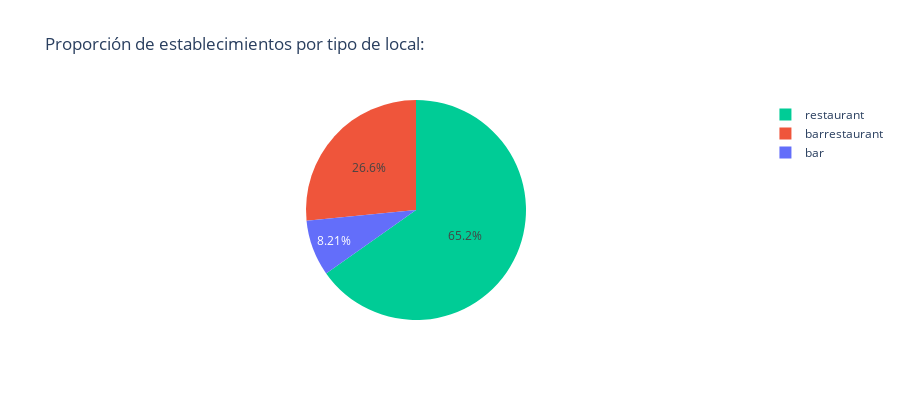
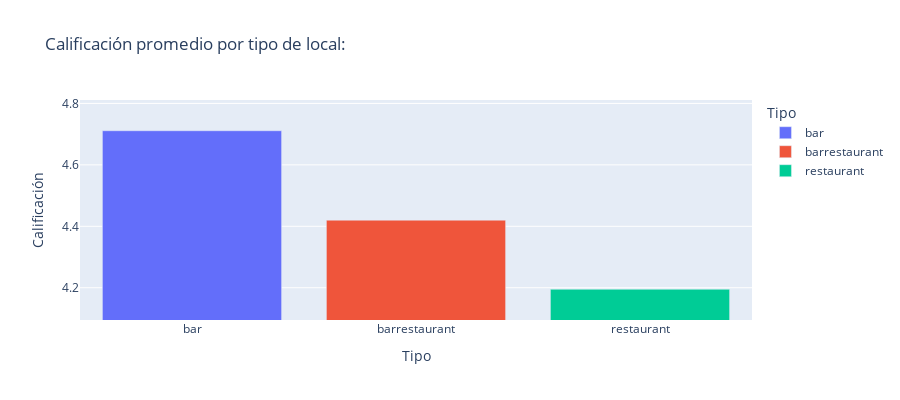

Notebook source saved alongside these figures, in order:
### Markdown cell above
1. **Proporción de Establecimientos por Tipo de Local**:
    * **Gráfico**: Gráfico de pastel que muestra la proporción de establecimientos según su tipo (bar, restaurante, bar-restaurante, etc.).
    * **Utilidad**: Este análisis permite entender la distribución de los diferentes tipos de locales en la muestra de datos, lo que puede ser útil para identificar tendencias y planificar estrategias de negocio.

2. **Calificación Promedio por Tipo de Local**:
    * **Gráfico**: Gráfico de barras que muestra la calificación promedio de los establecimientos según su tipo.
    * **Utilidad**: Este análisis ayuda a identificar qué tipos de locales tienen mejores calificaciones, lo que puede ser útil para mejorar la calidad y la satisfacción del cliente.

### Code cell
df_type_counts = df.groupby('type').size().reset_index(name='counts')
df_type_qualification = df.groupby('type')['qualification'].mean().reset_index(name='qualification')
px.pie(
    df_type_counts,
    names='type',
    values='counts',
    title='Proporción de establecimientos por tipo de local:',
    labels={'type': 'Tipo', 'counts': 'Cantidad'},
    color='type',
    height=400
).show()
px.bar(
    df_type_qualification,
    x='type',
    y='qualification',
    title='Calificación promedio por tipo de local:',
    labels={'type': 'Tipo', 'qualification': 'Calificación'},
    color='type',
    height=400,
    range_y= (df_type_qualification['qualification'].min() - 0.1, df_type_qualification['qualification'].max() + 0.1)
)

### Figure 1 — Plotly figure (JSON) as saved in the notebook; plotly's stock layout.template omitted (floating-point values rounded to 4 significant figures)
{"data": [{"customdata": [["bar"], ["barrestaurant"], ["restaurant"]], "domain": {"x": [0, 1], "y": [0, 1]}, "hovertemplate": "Tipo=%{customdata[0]}<br>Cantidad=%{value}<extra></extra>", "labels": ["bar", "barrestaurant", "restaurant"], "legendgroup": "", "marker": {"colors": ["#636efa", "#EF553B", "#00cc96"]}, "name": "", "showlegend": true, "type": "pie", "values": [17, 55, 135]}], "layout": {"height": 400, "legend": {"tracegroupgap": 0}, "title": {"text": "Proporción de establecimientos por tipo de local:"}}}

### Figure 2 — Plotly figure (JSON) as saved in the notebook; plotly's stock layout.template omitted (floating-point values rounded to 4 significant figures)
{"data": [{"hovertemplate": "Tipo=%{x}<br>Calificación=%{y}<extra></extra>", "legendgroup": "bar", "marker": {"color": "#636efa", "pattern": {"shape": ""}}, "name": "bar", "orientation": "v", "showlegend": true, "textposition": "auto", "type": "bar", "x": ["bar"], "xaxis": "x", "y": [4.711], "yaxis": "y"}, {"hovertemplate": "Tipo=%{x}<br>Calificación=%{y}<extra></extra>", "legendgroup": "barrestaurant", "marker": {"color": "#EF553B", "pattern": {"shape": ""}}, "name": "barrestaurant", "orientation": "v", "showlegend": true, "textposition": "auto", "type": "bar", "x": ["barrestaurant"], "xaxis": "x", "y": [4.42], "yaxis": "y"}, {"hovertemplate": "Tipo=%{x}<br>Calificación=%{y}<extra></extra>", "legendgroup": "restaurant", "marker": {"color": "#00cc96", "pattern": {"shape": ""}}, "name": "restaurant", "orientation": "v", "showlegend": true, "textposition": "auto", "type": "bar", "x": ["restaurant"], "xaxis": "x", "y": [4.195], "yaxis": "y"}], "layout": {"barmode": "relative", "height": 400, "legend": {"title": {"text": "Tipo"}, "tracegroupgap": 0}, "title": {"text": "Calificación promedio por tipo de local:"}, "xaxis": {"anchor": "y", "categoryarray": ["bar", "barrestaurant", "restaurant"], "categoryorder": "array", "domain": [0, 1], "title": {"text": "Tipo"}}, "yaxis": {"anchor": "x", "domain": [0, 1], "range": [4.095, 4.811], "title": {"text": "Calificación"}}}}
